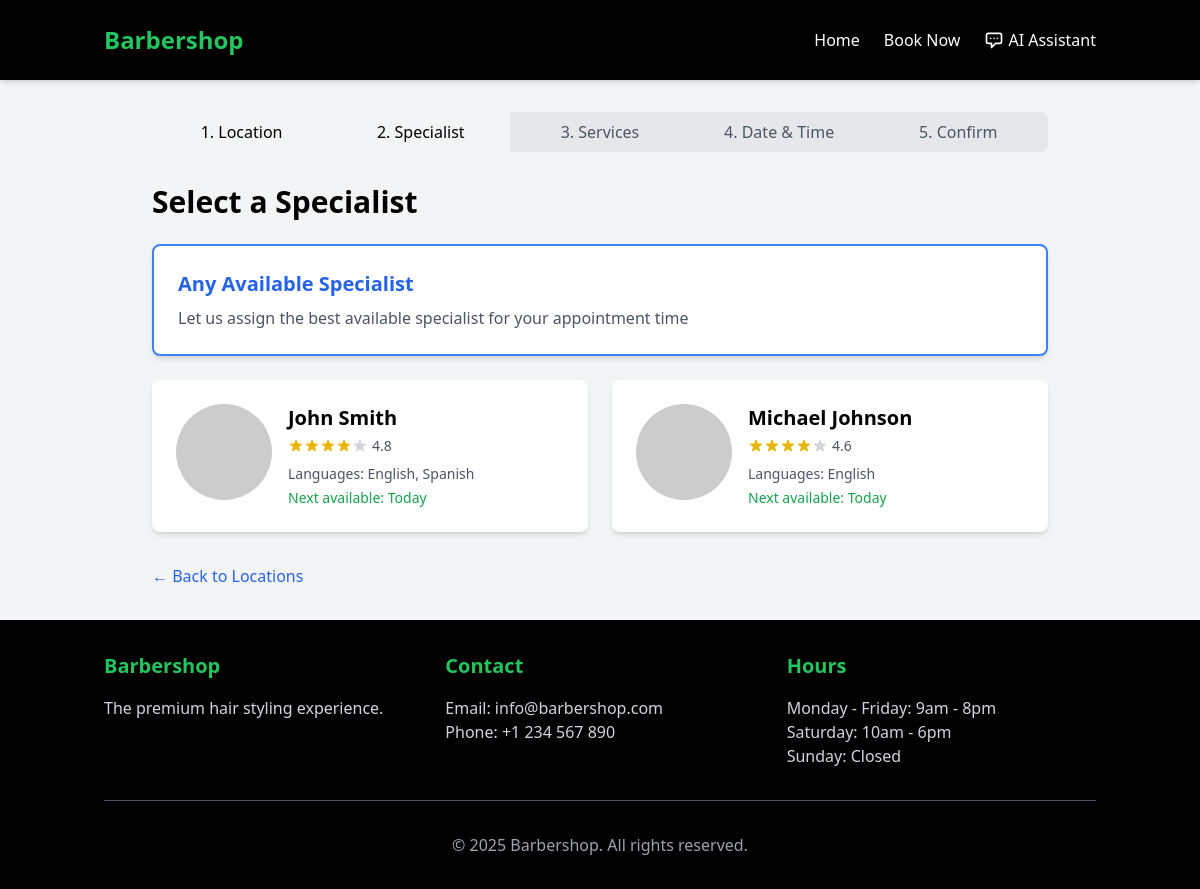
The page /book/specialist?location_id=1 on the database its author committed.
### models.py (models this page shows, shortened)
class Barber(db.Model):
    id = db.Column(db.Integer, primary_key=True)
    name = db.Column(db.String(100), nullable=False)
    photo = db.Column(db.String(200))  # URL to photo
    languages = db.Column(db.String(100))  # Comma-separated list of languages
    rating = db.Column(db.Float, default=5.0)
    location_id = db.Column(db.Integer, db.ForeignKey('location.id'), nullable=False)
    appointments = db.relationship('Appointment', backref='barber', lazy=True)

### app.py (the view)
@app.route('/book/specialist', methods=['GET'])
def book_specialist():
    location_id = request.args.get('location_id')
    barbers = Barber.query.filter_by(location_id=location_id).all()
    return render_template('booking/specialist.html', barbers=barbers, location_id=location_id)

### app.py (called while the page is built)
@app.context_processor
def inject_now():
    return {'now': datetime.now()}

### templates/booking/specialist.html (shortened to what this page needs)
{% extends "base.html" %}
{% block content %}
<div class="max-w-4xl mx-auto">
    <div class="flex mb-8">
        <div class="w-1/5 text-center py-2 rounded-l-lg booking-step-completed">
            <span class="font-medium">1. Location</span>
        </div>
        <div class="w-1/5 text-center py-2 booking-step-active">
            <span class="font-medium">2. Specialist</span>
        </div>
        <div class="w-1/5 text-center py-2 bg-gray-200">
            <span class="text-gray-600">3. Services</span>
        </div>
        <div class="w-1/5 text-center py-2 bg-gray-200">
            <span class="text-gray-600">4. Date & Time</span>
        </div>
        <div class="w-1/5 text-center py-2 rounded-r-lg bg-gray-200">
            <span class="text-gray-600">5. Confirm</span>
        </div>
    </div>
    <h1 class="text-3xl font-bold mb-6">Select a Specialist</h1>
    <div class="mb-6">
        <a href="{{ url_for('book_services', location_id=location_id, barber_id='any') }}" class="block">
            <div class="bg-white rounded-lg shadow-md p-6 hover:shadow-lg transition-shadow duration-300 border-2 border-blue-500">
                <h2 class="text-xl font-bold mb-2 text-blue-600">Any Available Specialist</h2>
                <p class="text-gray-600">Let us assign the best available specialist for your appointment time</p>
            </div>
        </a>
    </div>
    <div class="grid grid-cols-1 md:grid-cols-2 gap-6 mb-8">
        {% for barber in barbers %}
        <a href="{{ url_for('book_services', location_id=location_id, barber_id=barber.id) }}" class="block">
            <div class="bg-white rounded-lg shadow-md p-6 hover:shadow-lg transition-shadow duration-300">
                <div class="flex items-start">
                    <div class="w-24 h-24 mr-4 flex-shrink-0">
                        {% if barber.photo %}
                        <img src="{{ barber.photo }}" alt="{{ barber.name }}" class="w-full h-full object-cover rounded-full">
                        {% else %}
                        <div class="w-full h-full bg-gray-200 rounded-full flex items-center justify-center">
                            <span class="text-gray-500 text-2xl">{{ barber.name[:1] }}</span>
                        </div>
                        {% endif %}
                    </div>
                    <div>
                        <h2 class="text-xl font-bold mb-1">{{ barber.name }}</h2>
                        <div class="flex items-center mb-2">
                            <span class="text-gray-600 text-sm ml-1">{{ barber.rating }}</span>
                        </div>
                        {% if barber.languages %}
                        <p class="text-gray-600 text-sm mb-1">
                            <span class="font-medium">Languages:</span> {{ barber.languages }}
                        </p>
                        {% endif %}
                        <p class="text-sm text-green-600">Next available: Today</p>
                    </div>
                </div>
            </div>
        </a>
        {% endfor %}
    </div>
    <div class="mt-8">
        <a href="{{ url_for('book') }}" class="text-blue-600 font-medium hover:underline">
            &larr; Back to Locations
        </a>
    </div>
</div>
{% endblock %}

### templates/base.html (shortened to what this page needs)
<!DOCTYPE html>
<html lang="en">
<head>
    <script src="https://cdn.tailwindcss.com"></script>
</head>
<body class="bg-gray-100 min-h-screen">
    <header class="bg-black shadow-md">
        <div class="container mx-auto px-4 py-6 flex justify-between items-center">
            <a href="/" class="text-2xl font-bold text-green-500">Barbershop</a>
            <nav>
                <ul class="flex space-x-6">
                    <li><a href="/" class="text-white hover:text-green-400">Home</a></li>
                    <li><a href="/book" class="text-white hover:text-green-400">Book Now</a></li>
                    <li><a href="/assistant" class="text-white hover:text-green-400 flex items-center">
                        <svg class="w-5 h-5 mr-1" fill="none" stroke="currentColor" viewBox="0 0 24 24" xmlns="http://www.w3.org/2000/svg">
                            <path stroke-linecap="round" stroke-linejoin="round" stroke-width="2" d="M8 10h.01M12 10h.01M16 10h.01M9 16H5a2 2 0 01-2-2V6a2 2 0 012-2h14a2 2 0 012 2v8a2 2 0 01-2 2h-5l-5 5v-5z"></path>
                        </svg>
                        AI Assistant
                    </a></li>
                </ul>
            </nav>
        </div>
    </header>
    <main class="container mx-auto px-4 py-8">
        {% block content %}{% endblock %}
    </main>
    <footer class="bg-black text-white py-8">
        <div class="container mx-auto px-4">
            <div class="grid grid-cols-1 md:grid-cols-3 gap-8">
                <div>
                    <h3 class="text-xl font-bold mb-4 text-green-500">Barbershop</h3>
                    <p class="text-gray-300">The premium hair styling experience.</p>
                </div>
                <div>
                    <h3 class="text-xl font-bold mb-4 text-green-500">Contact</h3>
                    <p class="text-gray-300">Email: info@barbershop.com</p>
                    <p class="text-gray-300">Phone: +1 234 567 890</p>
                </div>
                <div>
                    <h3 class="text-xl font-bold mb-4 text-green-500">Hours</h3>
                    <p class="text-gray-300">Monday - Friday: 9am - 8pm</p>
                    <p class="text-gray-300">Saturday: 10am - 6pm</p>
                    <p class="text-gray-300">Sunday: Closed</p>
                </div>
            </div>
            <div class="mt-8 pt-8 border-t border-gray-600 text-gray-400 text-center">
                <p>&copy; {{ now.year }} Barbershop. All rights reserved.</p>
            </div>
        </div>
    </footer>
</body>
</html>

### templates/base.html (style rules this page uses)
:root { --luxury-green: #1a5d1a; --luxury-dark-green: #0f3d0f; --luxury-black: #121212; --luxury-gold: #d4af37; }
.booking-step-active { @apply bg-green-800 text-white; }
.booking-step-completed { @apply bg-green-900 text-white; }

### rows shown on the page
Barber: name "John Smith", rating "4.8", languages "English, Spanish"
Barber: name "Michael Johnson", rating "4.6", languages "English"
